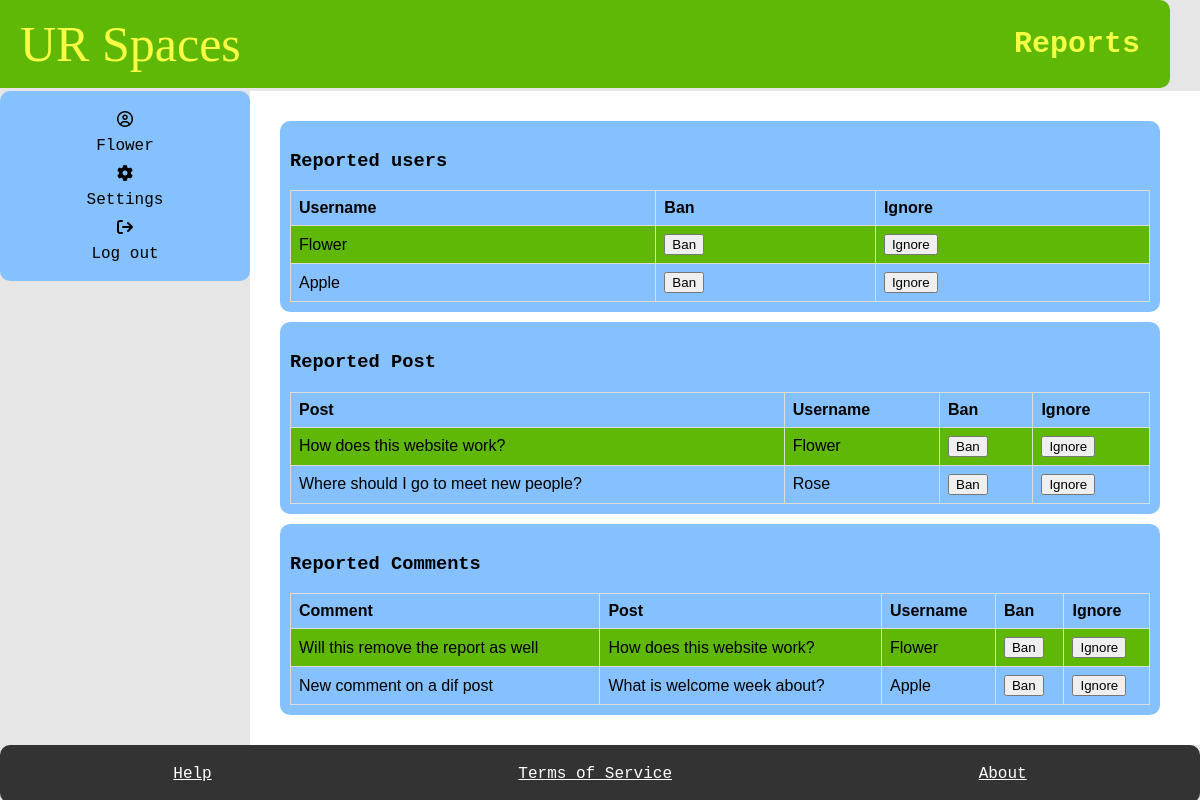
Page /report/ (signed in) on the committed database.
### myapp/models.py (models this page shows, shortened)
class Student(models.Model):
    User_ID = models.ForeignKey(User, on_delete=models.CASCADE)
    bio = models.TextField(default="Please add bio in settings", blank=True)
    banned = models.BooleanField(default=False)
    avatar =ResizedImageField(size=[50, 80], quality=100, upload_to="authors", default=None, null=True, blank=True)
    reported = models.BooleanField(default=False)
    slug = models.SlugField(max_length=400, unique=True, blank=True)
    def get_url(self):
        return reverse("user", kwargs={
            "slug":self.slug
        })

class Posts(models.Model):
    User_ID = models.ForeignKey(Student, on_delete=models.CASCADE)
    SubForum_ID = models.ForeignKey(SubForum, default= 1, on_delete=models.CASCADE)
    post_name = models.TextField(max_length=400)
    contents = models.TextField()
    count_likes = models.IntegerField(default=0, blank=True, )
    locked = models.BooleanField(default=False)
    pin = models.BooleanField(default=False)
    reported = models.BooleanField(default=False)
    post_date = models.DateTimeField(auto_now_add=True)
    slug = models.SlugField(max_length=400, unique=True, blank=True)
    likes = models.ManyToManyField(User, related_name="post_like")
    def get_url(self):
        return reverse("posts", kwargs={
            "slug":self.slug
        })

class Comment(models.Model):
    Post_ID = models.ForeignKey(Posts, on_delete=models.CASCADE)
    User_ID = models.ForeignKey(Student, on_delete=models.CASCADE)
    count_likes = models.IntegerField(default=0)
    pin = models.BooleanField(default=False)
    reported = models.BooleanField(default=False)
    com_contents = models.TextField(max_length=500)
    com_date = models.DateTimeField(auto_now_add=True)
    likes = models.ManyToManyField(User, related_name="comment_like")

### myapp/views.py (the view)
# urls.py: path("report/", report, name="report"),
@login_required
def report(request, pk=None):
    students = Student.objects.filter(reported=True, banned=False)
    posts = Posts.objects.filter(reported=True, User_ID__banned =False)
    comments = Comment.objects.filter(reported=True, User_ID__banned =False)
    if "banUser_btn" in request.POST:
        banUser = Student.objects.get(pk=pk)
        banUser.banned = True
        banUser.save()
        return redirect("report")
    if "ignoreUser_btn" in request.POST:
        ignoreUser = Student.objects.get(pk=pk)
        ignoreUser.reported = False
        ignoreUser.save()
        return redirect("report")
    if "banUserPost_btn" in request.POST:
        postUser = Posts.objects.get(pk=pk)
        banUser = Student.objects.get(pk= postUser.User_ID.pk)
        banUser.banned = True
        banUser.save()
        return redirect("report")
    if "ignorePost_btn" in request.POST:
        ignorePost = Posts.objects.get(pk=pk)
        ignorePost.reported = False
        ignorePost.save()
        return redirect("report")
    if "banUserComment_btn" in request.POST:
        commentUser = Comment.objects.get(pk=pk)
        banUser = Student.objects.get(pk = commentUser.User_ID.pk)
        banUser.banned = True
        banUser.save()
        return redirect("report")
    if "ignoreComment_btn" in request.POST:
        ignoreComment = Comment.objects.get(pk=pk)
        ignoreComment.reported = False
        ignoreComment.save()
        return redirect("report")
    context = {
        "students": students,
        "posts":posts,
        "comments": comments,
    }
    return render(request, "report.html", context)

### myapp/templates/report.html (shortened to what this page needs)
{% extends 'base.html' %}
    {% block title %}
    <h1>Reports</h1>
    {% endblock %}
    {% block content %}
    <main>
        <section class="box" >
        <h3>Reported users</h3>
            <table style="width:100%">
                <tr>
                  <th>Username</th>
                  <th>Ban</th>
                  <th>Ignore</th>
                </tr>
                {% for student in students%}
                <tr>
                  <td><a href="{{student.get_url}}">{{student.User_ID.username}}</a></td>
                  <form action="{% url 'report_update' student.id %}" method="POST" onsubmit="return confirmAction(event)">
                  <td><button type="submit" name="banUser_btn">Ban</button></td>
                  <td><button type="submit" name="ignoreUser_btn">Ignore</button></td>
                  </form>
                </tr>
                {% endfor %}
            </table>
        </section>
        <section class="box" >
            <h3>Reported Post</h3>
            <table style="width:100%">
                <tr>
                  <th>Post</th>
                  <th>Username</th>
                  <th>Ban</th>
                  <th>Ignore</th>
                </tr>
                {% for post in posts%}
                <tr>
                  <td><a href="{{post.get_url}}">{{post.post_name}}</a></td>
                  <td><a href="{{post.User_ID.get_url}}">{{post.User_ID.User_ID.username}}</a></td>
                  <form action="{% url 'report_update' post.id %}" method="POST" onsubmit="return confirmAction(event)">
                  <td><button type="submit" name="banUserPost_btn">Ban</button></td>
                  <td><button type="submit" name="ignorePost_btn">Ignore</button></td>
                  </form>
                </tr>
                {%endfor%}
            </table>
        </section>
        <section class="box" >
            <h3>Reported Comments</h3>
             <table style="width:100%">
                <tr>
                    <th>Comment</th>
                    <th>Post</th>
                    <th>Username</th>
                    <th>Ban</th>
                    <th>Ignore</th>
                </tr>
                {%for comment in comments%}
                <tr>
                    <td><span> {{comment.com_contents}} </span></td>
                    <td><a href="{{comment.Post_ID.get_url}}">{{comment.Post_ID.post_name}} </a></td>
                    <td><a href="{{comment.User_ID.get_url}}">{{comment.User_ID.User_ID.username}}</a></td>
                    <form action="{% url 'report_update' comment.id %}" method="POST" onsubmit="return confirmAction(event)">
                    <td><button type="submit" name="banUserComment_btn">Ban</button></td>
                    <td><button type="submit" name="ignoreComment_btn">Ignore</button></td>
                    </form>
                </tr>
                {% endfor %}
            </table>
        </section>
    </main>
    {% endblock %}

### myapp/templates/base.html (shortened to what this page needs)
{%load static%}
<!DOCTYPE html>
<html lang="en">
    <head>
        <link rel="stylesheet" href="{%static 'style.css' %}"/>
    </head>
  <body>
    <div id="container">
        <header>
          <a href="{% url 'index' %}" class="title">UR Spaces</a>
          {% block title %}
          {% endblock %}
        </header>
        <aside id="aside">
          <div class="user-panel">
            <i class="fa-regular fa-circle-user"></i><a href="{% url 'profile' %}"> {{request.user.username}} </a>
            {% if request.user.is_staff%}
            <i class="fa-solid fa-file-lines"></i><a href="{% url 'report' %}"> Reports </a>
            {%else%}
            <i class="fa-solid fa-gear"></i><a href="{% url 'setting' %}"> Settings </a>
            {% endif %}
            <i class="fa-solid fa-arrow-right-from-bracket"></i><a href="{% url 'logout' %}">Log out </a>
          </div>
        </aside>
    {% block content %}
    {% endblock %}
    <footer>
        <a href="{% url 'help' %}" id="footer_link">Help</a>
        <a href="{% url 'service' %}" id="footer_link">Terms of Service</a>
        <a href="{% url 'about' %}" id="footer_link">About</a>
      </footer>
    </div>
  </body>
</html>

### myapp/static/style.css (style rules this page uses)
body { font-family: monospace; font-size: 16px; background-color: #e6e6e6; margin: 0; padding: 0; }
#container { display: grid; grid-template-areas: "header header" ". ." "aside main" "footer footer"; grid-template-rows: auto 3px 1fr auto; grid-template-columns: 250px 1fr; min-height: 100vh; }
header { grid-area: header; display: flex; justify-content: space-between; align-items: center; padding: 15px 30px; background-color: #5eb805; border-radius: 10px; position: relative; left: -30px; }
header .title { font-size: 50px; color: #f2ff42; text-decoration: none; font-family: 'Brush Script MT', Brush Script Std, cursive; position: relative; left: 20px; }
header h1 { font-size: 30px; margin: 0; color: #f2ff42 }
#aside { grid-area: aside; padding: 20px 20px; background-color: #85c0ff; height: 150px; display: flex; flex-direction: column; align-items: center; gap: 10px; border-radius: 10px; }
.user-panel { width: 100%; display: flex; flex-direction: column; align-items: center; gap: 10px; }
main { grid-area: main; background-color: white; padding: 20px; padding-right: 30px; }
.box { display: flex; flex-direction: column; border-radius: 10px; padding: 10px; margin: 10px; background-color: #85c0ff; }
footer { grid-area: footer; background-color: #333; padding: 20px; display: flex; justify-content: space-around; border-radius: 10px; }
#footer_link { color: white; text-decoration: underline;; font-size: 16px; }
a:link { color: #000000; text-decoration: none; }
a.title:link { text-decoration: none; color: #fafd44; }

### myapp/templates/report.html (style rules this page uses)
table { font-family: arial, sans-serif; border-collapse: collapse; width: 100%; }
td, th { border: 1px solid #dddddd; text-align: left; padding: 8px; }
tr:nth-child(even) { background-color: #5eb805; }

### rows in the picture
Student: User_ID.username "Flower"
Student: User_ID.username "Apple"
Posts: post_name "How does this website work?", User_ID.User_ID.username "Flower"
Posts: post_name "Where should I go to meet new people?", User_ID.User_ID.username "Rose"
Comment: com_contents "Will this remove the report as well", Post_ID.post_name "How does this website work?", User_ID.User_ID.username "Flower"
Comment: com_contents "New comment on a dif post", Post_ID.post_name "What is welcome week about?", User_ID.User_ID.username "Apple"

### other values in the picture
{{ request.user.username }} "Flower"
